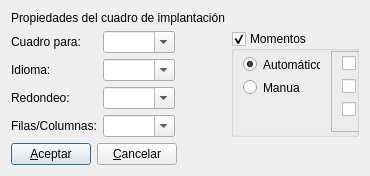
<?xml version="1.0" encoding="UTF-8"?>
<ui version="4.0">
 <class>Dialog</class>
 <widget class="QDialog" name="Dialog">
  <property name="geometry">
   <rect>
    <x>0</x>
    <y>0</y>
    <width>370</width>
    <height>168</height>
   </rect>
  </property>
  <property name="windowTitle">
   <string>Dialog</string>
  </property>
  <layout class="QFormLayout" name="formLayout_2">
   <item row="0" column="0">
    <widget class="QLabel" name="label">
     <property name="text">
      <string>Propiedades del cuadro de implantación</string>
     </property>
    </widget>
   </item>
   <item row="1" column="0">
    <layout class="QFormLayout" name="formLayout">
     <property name="fieldGrowthPolicy">
      <enum>QFormLayout::AllNonFixedFieldsGrow</enum>
     </property>
     <item row="0" column="0">
      <widget class="QLabel" name="label_cuadro">
       <property name="text">
        <string>Cuadro para:</string>
       </property>
      </widget>
     </item>
     <item row="0" column="1">
      <widget class="QComboBox" name="comboBox_cuadro">
       <property name="editable">
        <bool>true</bool>
       </property>
      </widget>
     </item>
     <item row="1" column="0">
      <widget class="QLabel" name="label_idioma">
       <property name="text">
        <string>Idioma:</string>
       </property>
      </widget>
     </item>
     <item row="1" column="1">
      <widget class="QComboBox" name="comboBox_idioma">
       <property name="editable">
        <bool>true</bool>
       </property>
      </widget>
     </item>
     <item row="2" column="0">
      <widget class="QLabel" name="label_redondeo">
       <property name="text">
        <string>Redondeo:</string>
       </property>
      </widget>
     </item>
     <item row="2" column="1">
      <widget class="QComboBox" name="comboBox_redondeo">
       <property name="editable">
        <bool>true</bool>
       </property>
      </widget>
     </item>
     <item row="3" column="0">
      <widget class="QLabel" name="label_filas_columnas">
       <property name="text">
        <string>Filas/Columnas:</string>
       </property>
      </widget>
     </item>
     <item row="3" column="1">
      <widget class="QComboBox" name="comboBox_filas_columnas">
       <property name="editable">
        <bool>true</bool>
       </property>
      </widget>
     </item>
    </layout>
   </item>
   <item row="1" column="1">
    <widget class="QGroupBox" name="groupBox">
     <property name="title">
      <string>Momentos</string>
     </property>
     <property name="checkable">
      <bool>true</bool>
     </property>
     <widget class="QRadioButton" name="radioButton">
      <property name="geometry">
       <rect>
        <x>12</x>
        <y>25</y>
        <width>77</width>
        <height>17</height>
       </rect>
      </property>
      <property name="text">
       <string>Automático</string>
      </property>
      <property name="checked">
       <bool>true</bool>
      </property>
     </widget>
     <widget class="QRadioButton" name="radioButton_2">
      <property name="geometry">
       <rect>
        <x>12</x>
        <y>48</y>
        <width>57</width>
        <height>17</height>
       </rect>
      </property>
      <property name="text">
       <string>Manual</string>
      </property>
     </widget>
     <widget class="QFrame" name="frame">
      <property name="geometry">
       <rect>
        <x>100</x>
        <y>20</y>
        <width>101</width>
        <height>81</height>
       </rect>
      </property>
      <property name="frameShape">
       <enum>QFrame::StyledPanel</enum>
      </property>
      <property name="frameShadow">
       <enum>QFrame::Raised</enum>
      </property>
      <widget class="QCheckBox" name="checkBox">
       <property name="geometry">
        <rect>
         <x>11</x>
         <y>4</y>
         <width>37</width>
         <height>17</height>
        </rect>
       </property>
       <property name="text">
        <string>Mx</string>
       </property>
      </widget>
      <widget class="QCheckBox" name="checkBox_2">
       <property name="geometry">
        <rect>
         <x>11</x>
         <y>27</y>
         <width>37</width>
         <height>17</height>
        </rect>
       </property>
       <property name="text">
        <string>My</string>
       </property>
      </widget>
      <widget class="QCheckBox" name="checkBox_3">
       <property name="geometry">
        <rect>
         <x>11</x>
         <y>50</y>
         <width>36</width>
         <height>17</height>
        </rect>
       </property>
       <property name="text">
        <string>Mz</string>
       </property>
      </widget>
     </widget>
    </widget>
   </item>
   <item row="2" column="0">
    <layout class="QHBoxLayout" name="horizontalLayout">
     <item>
      <widget class="QPushButton" name="pushButton_aceptar">
       <property name="text">
        <string>&amp;Aceptar</string>
       </property>
      </widget>
     </item>
     <item>
      <widget class="QPushButton" name="pushButton_cancelar">
       <property name="text">
        <string>&amp;Cancelar</string>
       </property>
      </widget>
     </item>
    </layout>
   </item>
  </layout>
 </widget>
 <resources/>
 <connections/>
</ui>
